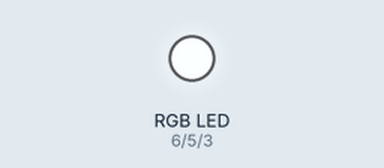
This sketch was run on a simulated Arduino Uno, built with avr-gcc and run on an emulated ATmega328P. Parts: an RGB LED mixed from three pins (HIGH = lit). Dim RGB values are drawn brighter than linear.

Above: at 0.05 s.
At 1.85 s:
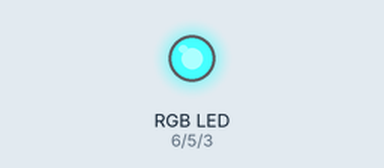
At 3.65 s:
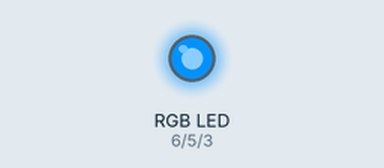
At 7.35 s:
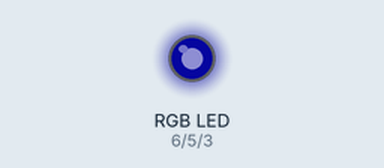
At 11.15 s:
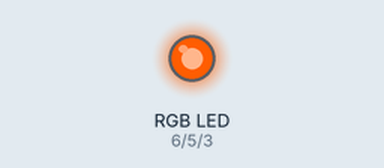
At 14.75 s:
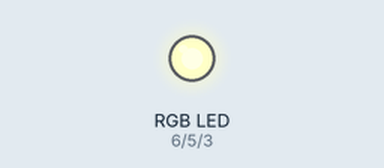
Timing chart, 0 to 19.9 s (numbered marks = the images above):
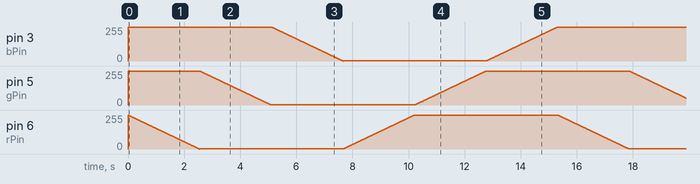

The sketch:

RGBLed.ino
```cpp
const int rPin = 6;
const int gPin = 5;
const int bPin = 3;


void setup() {
  // put your setup code here, to run once:
  pinMode(rPin, OUTPUT);
  pinMode(gPin, OUTPUT);
  pinMode(bPin, OUTPUT);

}

void setColor(int rgb[])
{
  analogWrite(rPin, 255-rgb[0]);
  analogWrite(gPin, 255-rgb[1]);
  analogWrite(bPin, 255-rgb[2]);
}

int period = 10;
unsigned int nextT = 0;

int rgb[3] = {0, 0, 0};
int currIndex = 0;
int dir = 1;

void loop() {
  // put your main code here, to run repeatedly:
  unsigned long t = millis();

  if (t >= nextT)
  {
    rgb[currIndex] += dir;
    if(rgb[currIndex] > 255)
    {
      rgb[currIndex] = 254;
      currIndex += 1;
    }
    else if(rgb[currIndex] < 0)
    {
      rgb[currIndex] = 1;
      currIndex += 1;
    }
    if(currIndex > 2)
    {
      currIndex = 0;
      dir = -1*dir;
    }

    setColor(rgb);
    nextT += period;
  }

}
```
